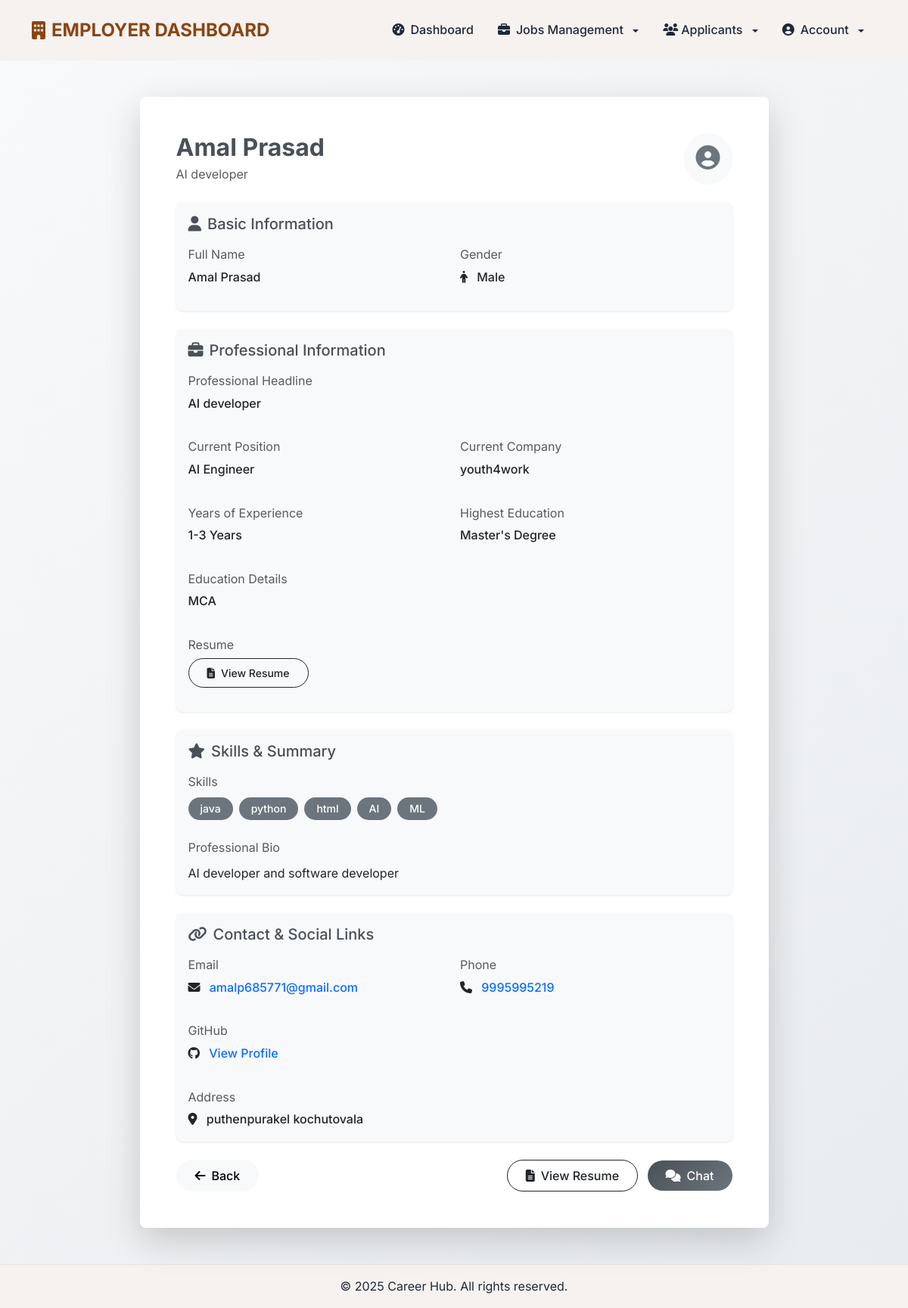
/employer/dashboard/employee/2/ (signed in), run on the app's committed database.
### accounts/models.py (models this page shows, shortened)
class User(AbstractUser):
    username = None
    role = models.CharField(max_length=12, error_messages={
        'required': "Role must be provided"
    })
    gender = models.CharField(max_length=10, choices=GENDER_CHOICES, blank=True, null=True)
    email = models.EmailField(unique=True, blank=False,
                            error_messages={
                                'unique': "A user with that email already exists.",
                            })
    headline = models.CharField(max_length=100, blank=True, null=True,
                              help_text="Your professional headline, e.g. 'Senior Python Developer'")
    highest_education = models.CharField(
        max_length=20,
        choices=EDUCATION_CHOICES,
        blank=True,
        null=True,
        help_text="Your highest level of education"
    )
    education_details = models.CharField(
        max_length=255,
        blank=True,
        null=True,
        help_text="Details about your education (e.g., 'B.Tech in Computer Science')"
    )
    resume = models.FileField(
        upload_to='resumes/',
        blank=True,
        null=True,
        validators=[FileExtensionValidator(allowed_extensions=['pdf', 'doc', 'docx'])],
        help_text="Upload your resume (PDF, DOC, or DOCX)"
    )
    linkedin_profile = models.URLField(
        max_length=255,
        blank=True,
        null=True,
        help_text="Your LinkedIn profile URL"
    )
    github_profile = models.URLField(
        max_length=255,
        blank=True,
        null=True,
        help_text="Your GitHub profile URL"
    )
    portfolio_website = models.URLField(
        max_length=255,
        blank=True,
        null=True,
        help_text="Your portfolio website URL"
    )
    phone_number = models.CharField(
        max_length=15,
        blank=True,
        null=True,
        help_text="Your contact phone number"
    )
    address = models.TextField(
        max_length=500,
        blank=True,
        null=True,
        help_text="Your current address"
    )
    skills = models.TextField(
        blank=True,
        null=True,
        help_text="List your key skills (comma-separated)"
    )
    experience_years = models.CharField(
        max_length=20,
        choices=EXPERIENCE_CHOICES,
        blank=True,
        null=True,
        help_text="Years of professional experience"
    )
    current_company = models.CharField(
        max_length=100,
        blank=True,
        null=True,
        help_text="Your current company name"
    )
    current_position = models.CharField(
        max_length=100,
        blank=True,
        null=True,
        help_text="Your current job position"
    )
    bio = models.TextField(
        max_length=1000,
        blank=True,
        null=True,
        help_text="A brief bio about yourself"
    )
    USERNAME_FIELD = "email"
    REQUIRED_FIELDS = []
    objects = UserManager()
    class Meta:
        ordering = ['-date_joined']

### jobsapp/views/employer.py (the view)
# urls.py: path('employee/<int:user_id>/', ViewEmployeeProfileView.as_view(), name='view-employee-profile'),
class ViewEmployeeProfileView(LoginRequiredMixin, EmployerRequiredMixin, DetailView):
    model = User
    template_name = 'jobs/employer/view_employee_profile.html'
    context_object_name = 'employee'
    pk_url_kwarg = 'user_id'
    def get_context_data(self, **kwargs):
        context = super().get_context_data(**kwargs)
        employee = self.get_object()
        if employee.experience_years:
            context['experience_years_display'] = dict(EXPERIENCE_CHOICES).get(employee.experience_years)
        if employee.highest_education:
            context['education_level_display'] = dict(EDUCATION_CHOICES).get(employee.highest_education)
        if employee.skills:
            context['skills_list'] = [skill.strip() for skill in employee.skills.split(',')]
        if employee.gender:
            context['gender_display'] = dict(GENDER_CHOICES).get(employee.gender)
        context['applications'] = Applicant.objects.filter(user=employee)
        return context

### jobsapp/views/employer.py (called while the page is built)
    def test_func(self):
        return self.request.user.role == 'employer'

### templates/jobs/employer/view_employee_profile.html (shortened to what this page needs)
{% extends 'employer/base.html' %}
{% load static %}
{% block content %}
<section class="py-5" style="background: linear-gradient(135deg, #f8f9fa 0%, #e9ecef 100%);">
    <div class="container">
        <div class="row justify-content-center">
            <div class="col-lg-9">
                <div class="card border-0 shadow-lg rounded-3">
                    <div class="card-body p-5">
                        <div class="d-flex align-items-center justify-content-between mb-4">
                            <div>
                                <h2 class="fw-bold mb-1" style="color: #495057;">{{ employee.get_full_name }}</h2>
                                <p class="text-muted mb-0">{{ employee.headline|default:"" }}</p>
                            </div>
                            <div class="rounded-circle bg-light p-3">
                                <i class="fa fa-user-circle fa-2x" style="color: #6c757d;"></i>
                            </div>
                        </div>
                        <div class="card bg-light border-0 mb-4">
                            <div class="card-body">
                                <h5 class="card-title mb-3" style="color: #495057;">
                                    <i class="fa fa-user me-2"></i>Basic Information
                                </h5>
                                <div class="row g-3">
                                    <div class="col-md-6">
                                        <p class="mb-1 text-muted">Full Name</p>
                                        <p class="mb-3 fw-medium">{{ employee.get_full_name }}</p>
                                    </div>
                                    {% if employee.gender %}
                                    <div class="col-md-6">
                                        <p class="mb-1 text-muted">Gender</p>
                                        <p class="mb-3 fw-medium">
                                            <i class="fa {% if employee.gender == 'male' %}fa-male{% else %}fa-female{% endif %} me-2"></i>
                                            {{ gender_display }}
                                        </p>
                                    </div>
                                    {% endif %}
                                </div>
                            </div>
                        </div>
                        <div class="card bg-light border-0 mb-4">
                            <div class="card-body">
                                <h5 class="card-title mb-3" style="color: #495057;">
                                    <i class="fa fa-briefcase me-2"></i>Professional Information
                                </h5>
                                <div class="row g-3">
                                    {% if employee.headline %}
                                    <div class="col-12">
                                        <p class="mb-1 text-muted">Professional Headline</p>
                                        <p class="mb-3 fw-medium">{{ employee.headline }}</p>
                                    </div>
                                    {% endif %}
                                    {% if employee.current_position %}
                                    <div class="col-md-6">
                                        <p class="mb-1 text-muted">Current Position</p>
                                        <p class="mb-3 fw-medium">{{ employee.current_position }}</p>
                                    </div>
                                    {% endif %}
                                    {% if employee.current_company %}
                                    <div class="col-md-6">
                                        <p class="mb-1 text-muted">Current Company</p>
                                        <p class="mb-3 fw-medium">{{ employee.current_company }}</p>
                                    </div>
                                    {% endif %}
                                    {% if employee.experience_years %}
                                    <div class="col-md-6">
                                        <p class="mb-1 text-muted">Years of Experience</p>
                                        <p class="mb-3 fw-medium">{{ experience_years_display }}</p>
                                    </div>
                                    {% endif %}
                                    {% if employee.highest_education %}
                                    <div class="col-md-6">
                                        <p class="mb-1 text-muted">Highest Education</p>
                                        <p class="mb-3 fw-medium">{{ education_level_display }}</p>
                                    </div>
                                    {% endif %}
                                    {% if employee.education_details %}
                                    <div class="col-12">
                                        <p class="mb-1 text-muted">Education Details</p>
                                        <p class="mb-3 fw-medium">{{ employee.education_details }}</p>
                                    </div>
                                    {% endif %}
                                    {% if employee.resume %}
                                    <div class="col-12">
                                        <p class="mb-1 text-muted">Resume</p>
                                        <p class="mb-3">
                                            <a href="{% url 'jobs:employee-resume' employee.id %}" class="btn btn-outline-dark btn-sm rounded-pill" target="_blank">
                                                <i class="fa fa-file-alt me-2"></i>View Resume
                                            </a>
                                        </p>
                                    </div>
                                    {% endif %}
                                </div>
                            </div>
                        </div>
                        <div class="card bg-light border-0 mb-4">
                            <div class="card-body">
                                <h5 class="card-title mb-3" style="color: #495057;">
                                    <i class="fa fa-star me-2"></i>Skills & Summary
                                </h5>
                                {% if skills_list %}
                                <div class="mb-4">
                                    <p class="mb-2 text-muted">Skills</p>
                                    <div class="d-flex flex-wrap gap-2">
                                        {% for skill in skills_list %}
                                        <span class="badge bg-secondary rounded-pill px-3 py-2">{{ skill }}</span>
                                        {% endfor %}
                                    </div>
                                </div>
                                {% endif %}
                                {% if employee.bio %}
                                <div>
                                    <p class="mb-2 text-muted">Professional Bio</p>
                                    <p class="mb-0">{{ employee.bio }}</p>
                                </div>
                                {% endif %}
                            </div>
                        </div>
                        <div class="card bg-light border-0 mb-4">
                            <div class="card-body">
                                <h5 class="card-title mb-3" style="color: #495057;">
                                    <i class="fa fa-link me-2"></i>Contact & Social Links
                                </h5>
                                <div class="row g-3">
                                    <div class="col-md-6">
                                        <p class="mb-1 text-muted">Email</p>
                                        <p class="mb-3 fw-medium">
                                            <i class="fa fa-envelope me-2"></i>
                                            <a href="mailto:{{ employee.email }}" class="text-decoration-none">{{ employee.email }}</a>
                                        </p>
                                    </div>
                                    {% if employee.phone_number %}
                                    <div class="col-md-6">
                                        <p class="mb-1 text-muted">Phone</p>
                                        <p class="mb-3 fw-medium">
                                            <i class="fa fa-phone me-2"></i>
                                            <a href="tel:{{ employee.phone_number }}" class="text-decoration-none">{{ employee.phone_number }}</a>
                                        </p>
                                    </div>
                                    {% endif %}
                                    {% if employee.github_profile %}
                                    <div class="col-md-6">
                                        <p class="mb-1 text-muted">GitHub</p>
                                        <p class="mb-3 fw-medium">
                                            <i class="fab fa-github me-2"></i>
                                            <a href="{{ employee.github_profile }}" target="_blank" rel="noopener noreferrer" class="text-decoration-none">View Profile</a>
                                        </p>
                                    </div>
                                    {% endif %}
                                    {% if employee.address %}
                                    <div class="col-12">
                                        <p class="mb-1 text-muted">Address</p>
                                        <p class="mb-0 fw-medium">
                                            <i class="fa fa-map-marker-alt me-2"></i>
                                            {{ employee.address }}
                                        </p>
                                    </div>
                                    {% endif %}
                                </div>
                            </div>
                        </div>
                        <div class="d-flex justify-content-between align-items-center mt-4">
                            <a href="javascript:history.back()" class="btn btn-light px-4 rounded-pill">
                                <i class="fa fa-arrow-left me-2"></i>Back
                            </a>
                            <div>
                                {% if employee.resume %}
                                <a href="{% url 'jobs:employee-resume' employee.id %}" class="btn btn-outline-dark px-4 rounded-pill me-2" target="_blank">
                                    <i class="fa fa-file-alt me-2"></i>View Resume
                                </a>
                                {% endif %}
                                <a href="{% url 'jobs:chat' user_id=employee.id %}" class="btn btn-dark px-4 rounded-pill"
                                   style="background: linear-gradient(135deg, #495057 0%, #6c757d 100%); border: none;">
                                    <i class="fa fa-comments me-2"></i>Chat
                                </a>
                            </div>
                        </div>
                    </div>
                </div>
            </div>
        </div>
    </div>
</section>
{% endblock %}

### templates/employer/base.html (style rules this page uses)
:root { --primary-color: #8B4513; --secondary-color: #6B3410; --accent-color: #A65D1E; --text-color: #1f2937; --light-bg: #f5f2f0; --success-color: #8B4513; --danger-color: #dc2626; }
body { font-family: 'Inter', sans-serif; color: var(--text-color); line-height: 1.6; min-height: 100vh; display: flex; flex-direction: column; }
.btn { padding: 0.5rem 1.5rem; font-weight: 500; border-radius: 0.375rem; transition: all 0.3s ease; }
.card { border: none; border-radius: 0.5rem; box-shadow: 0 1px 3px rgba(0,0,0,0.1); transition: all 0.3s ease; }

### templates/jobs/employer/view_employee_profile.html (style rules this page uses)
.badge { font-weight: 500; font-size: 0.875rem; }
.fw-medium { font-weight: 500; }

### data on the page
User: get_full_name "Amal Prasad", headline "AI developer", gender "Male", current_position "AI Engineer", current_company "youth4work", education_details "MCA", bio "AI developer and software developer", email "amalp685771@gmail.com", phone_number "9995995219", address "puthenpurakel kochutovala"

### other printed values
{{ experience_years_display }} "1-3 Years"
{{ education_level_display }} "Master's Degree"
{{ skill }} "java" "python" "html" "AI" "ML"
